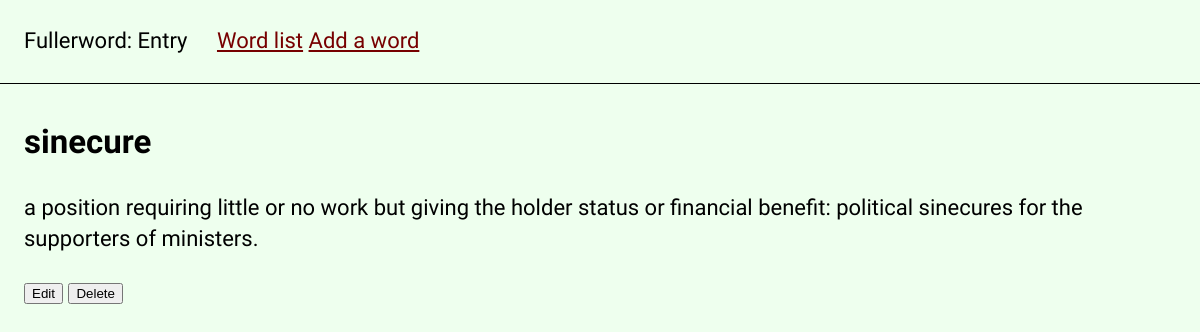
Page /3 on the committed database.
### dictionary/models.py (models this page shows, shortened)
class Entry(models.Model):
    word = models.CharField(max_length=120)
    definition = models.TextField(max_length=1500)
    source = models.TextField(max_length=5000)
    favorite = models.BooleanField(default=False)
    private = models.BooleanField(default=False)
    tags = models.ManyToManyField(Tag)

### dictionary/views.py (the view)
# urls.py: path('<int:id>', views.entry, name='entry'),
def entry(request, id):
    print('> Entry')
    entry = Entry.objects.get(id=id)
    return render(request, 'dictionary/entry.html', {"entry": entry})

### templates/dictionary/entry.html (shortened to what this page needs)
{% extends 'dictionary/base.html' %}
{% block title %}Entry{% endblock %}
{% block content %}
<h2>{{ entry.word }}</h2>
<p>{{ entry.definition }}</p>
<p>
  <form method="post" action="/edit/{{entry.id}}">
    <button type="submit" name="edit" value="edit">Edit</button>
    <button type="submit" name="delete" value="delete">Delete</button>
  </form>
</p>
{% endblock %}

### templates/dictionary/base.html (style rules this page uses)
html { font-size: 22px; line-height: 1.4; font-family: 'Halant', Georgia; }
body { margin: 0; padding: 0; background: #efe; }

### rows in the picture
Entry: word "sinecure", definition "a position requiring little or no work but giving the holder status or financial benefit: political sinecures for the supporters of ministers."
